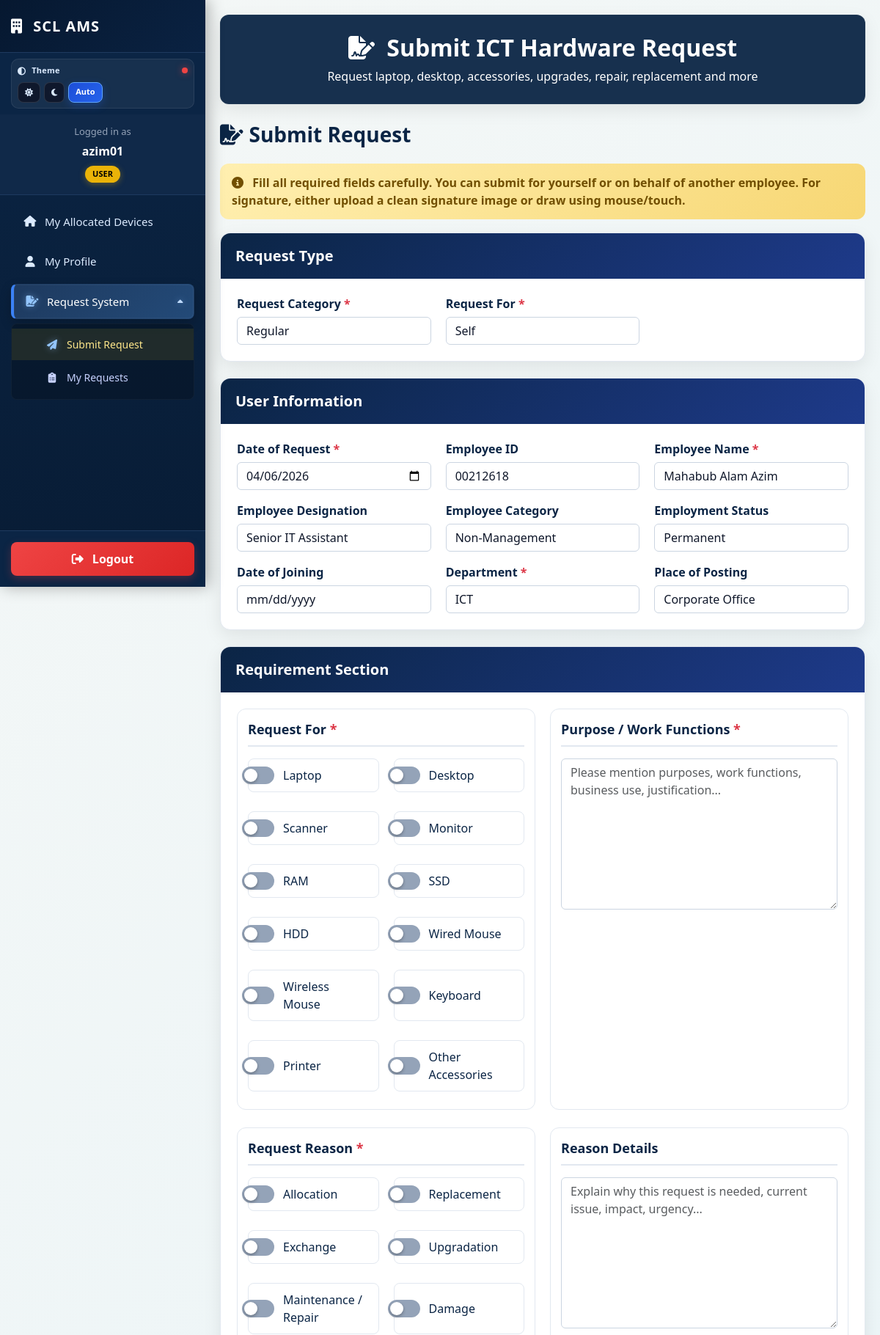
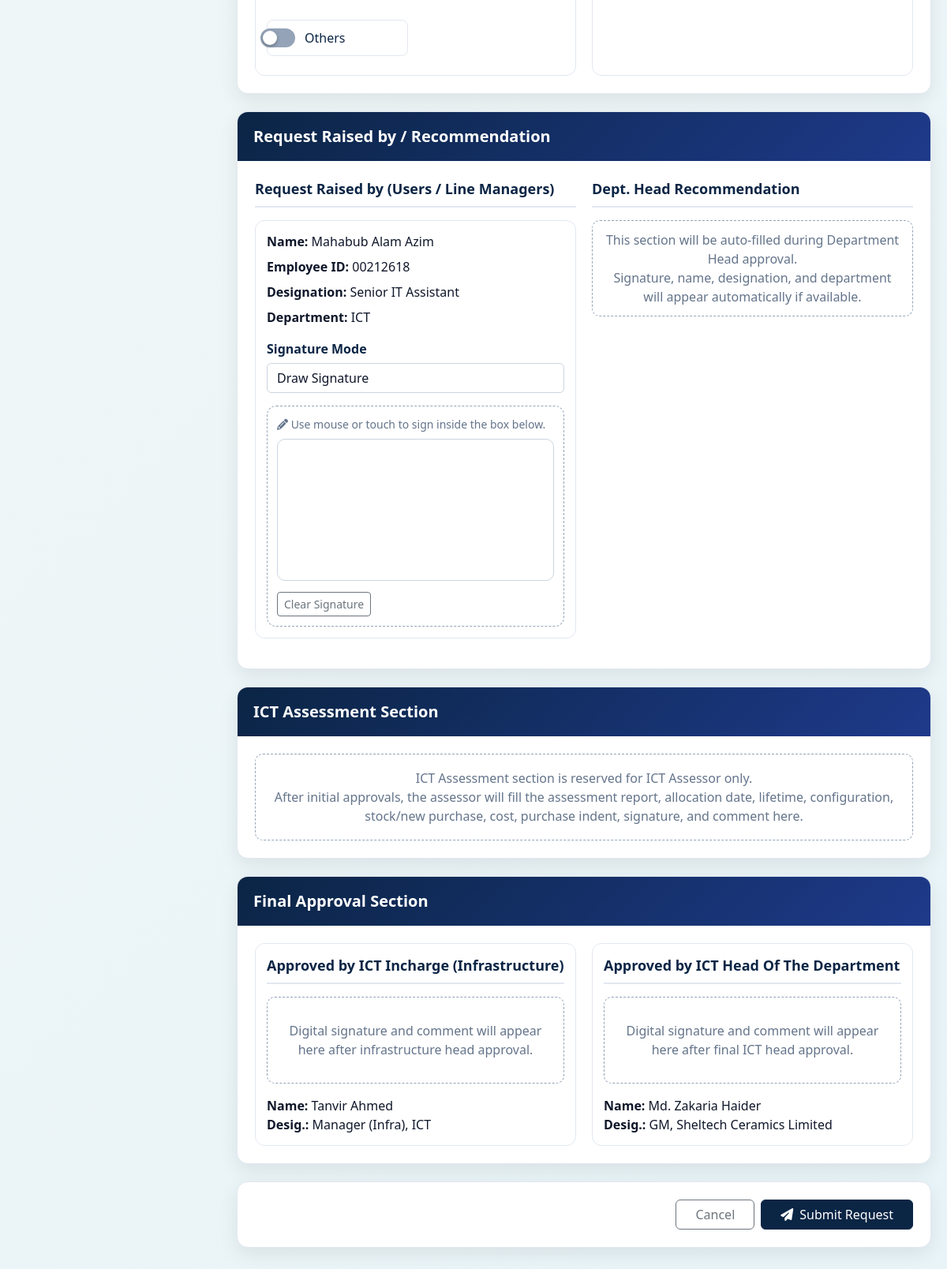
The app's page /submit_request.php (signed in) with its own data (2 pictures, top to bottom).
### tables this page shows
CREATE TABLE `users` (
  `id` int(11) NOT NULL AUTO_INCREMENT,
  `username` varchar(100) NOT NULL,
  `role` varchar(50) NOT NULL DEFAULT 'user',
  `email` varchar(100) NOT NULL,
  `password` varchar(255) NOT NULL,
  `department` varchar(100) DEFAULT NULL,
  `user_role` varchar(50) NOT NULL DEFAULT 'user',
  `full_name` varchar(150) DEFAULT NULL,
  `title` varchar(20) DEFAULT NULL,
  `phone` varchar(20) DEFAULT NULL,
  `designation` varchar(100) DEFAULT NULL,
  `place_of_posting` varchar(150) DEFAULT NULL,
  `employee_category` varchar(50) DEFAULT NULL,
  `employment_status` varchar(50) DEFAULT NULL,
  `date_of_joining` date DEFAULT NULL,
  `nid_company_id` varchar(50) DEFAULT NULL,
  `emergency_contact` varchar(20) DEFAULT NULL,
  `address` text DEFAULT NULL,
  `confirm_token` varchar(100) DEFAULT NULL,
  `confirm_token_expiry` datetime DEFAULT NULL,
  `token_created_at` datetime DEFAULT NULL,
  `created_at` timestamp NULL DEFAULT current_timestamp(),
  `last_login_ip` varchar(50) DEFAULT NULL,
  `allow_theme_control` tinyint(1) NOT NULL DEFAULT 0,
  `signature_type` varchar(20) DEFAULT NULL,
  `signature_file` varchar(255) DEFAULT NULL,
  `signature_draw` text DEFAULT NULL,
  `is_active` tinyint(1) NOT NULL DEFAULT 1,
  PRIMARY KEY (`id`),
  UNIQUE KEY `username` (`username`),
  UNIQUE KEY `email` (`email`)
);

CREATE TABLE `employees` (
  `id` int(11) NOT NULL AUTO_INCREMENT,
  `employee_id` varchar(50) NOT NULL,
  `employee_name` varchar(150) NOT NULL,
  `location` varchar(100) DEFAULT NULL,
  `email` varchar(150) NOT NULL,
  `designation` varchar(100) DEFAULT NULL,
  `department` varchar(100) DEFAULT NULL,
  `phone` varchar(20) DEFAULT NULL,
  `date_of_joining` date DEFAULT NULL,
  `employee_category` varchar(50) DEFAULT NULL,
  `employee_status` varchar(50) DEFAULT NULL,
  `created_at` timestamp NULL DEFAULT current_timestamp(),
  PRIMARY KEY (`id`),
  UNIQUE KEY `employee_id` (`employee_id`),
  UNIQUE KEY `email` (`email`)
);

### submit_request.php (the view, shortened to what the rows shown need)
<?php
require_once('header.php');
$username = $_SESSION['UserName'];
function h($value) {
    return htmlspecialchars((string)$value, ENT_QUOTES, 'UTF-8');
}
function format_emp_id($value) {
    $value = trim((string)$value);
    return str_pad($value, 8, '0', STR_PAD_LEFT);
}
$user_stmt = mysqli_prepare($conn, "SELECT id, username, full_name, nid_company_id, designation, department, email, phone, employee_category, employment_status, date_of_joining FROM users WHERE username = ? LIMIT 1");
mysqli_stmt_bind_param($user_stmt, "s", $username);
mysqli_stmt_execute($user_stmt);
$user_result = mysqli_stmt_get_result($user_stmt);
$logged_user = mysqli_fetch_assoc($user_result);
$self_place_of_posting = '';
if (!empty($logged_user['nid_company_id'])) {
    $emp_lookup_id = str_pad(trim((string)$logged_user['nid_company_id']), 8, '0', STR_PAD_LEFT);
    $emp_lookup_stmt = mysqli_prepare($conn, "SELECT location FROM employees WHERE employee_id = ? LIMIT 1");
    mysqli_stmt_bind_param($emp_lookup_stmt, "s", $emp_lookup_id);
    mysqli_stmt_execute($emp_lookup_stmt);
    $emp_lookup_result = mysqli_stmt_get_result($emp_lookup_stmt);
    $emp_lookup_row = mysqli_fetch_assoc($emp_lookup_result);
    if ($emp_lookup_row && !empty($emp_lookup_row['location'])) {
        $self_place_of_posting = $emp_lookup_row['location'];
    }
}
$body_extra_top = '
<link href="https://cdn.jsdelivr.net/npm/select2@4.1.0-rc.0/dist/css/select2.min.css" rel="stylesheet" />
';
?>
<form method="POST" enctype="multipart/form-data" id="requestForm">
    <div class="request-card">
        <div class="request-card-body">
            <div class="request-grid-three">
                <div>
                    <label class="label-title">Employee ID</label>
                    <input type="text" name="requested_for_emp_id" id="requested_for_emp_id" class="form-control bg-light" value="<?php echo h(format_emp_id($logged_user['nid_company_id'] ?? '')); ?>" readonly>
                </div>
                <div>
                    <label class="label-title">Employee Name <span class="text-danger">*</span></label>
                    <input type="text" name="requested_for_name" id="requested_for_name" class="form-control bg-light" value="<?php echo h($logged_user['full_name'] ?: $logged_user['username']); ?>" readonly required>
                </div>
                <div>
                    <label class="label-title">Employee Designation</label>
                    <input type="text" name="requested_for_designation" id="requested_for_designation" class="form-control bg-light" value="<?php echo h($logged_user['designation']); ?>" readonly>
                </div>
                <div>
                    <label class="label-title">Employee Category</label>
                    <input type="text" name="requested_for_category" id="requested_for_category" class="form-control bg-light" value="<?php echo h($logged_user['employee_category'] ?? 'N/A'); ?>" readonly>
                </div>
                <div>
                    <label class="label-title">Employment Status</label>
                    <input type="text" name="requested_for_status" id="requested_for_status" class="form-control bg-light" value="<?php echo h($logged_user['employment_status'] ?? 'N/A'); ?>" readonly>
                </div>
                <div>
                    <label class="label-title">Department <span class="text-danger">*</span></label>
                    <input type="text" name="requested_for_department" id="requested_for_department" class="form-control bg-light" value="<?php echo h($logged_user['department']); ?>" readonly required>
                </div>
                <div>
                    <label class="label-title">Place of Posting</label>
                    <input type="text" name="requested_for_place_posting" id="requested_for_place_posting" class="form-control bg-light" value="<?php echo h($self_place_of_posting); ?>" readonly>
                </div>
            </div>
        </div>
    </div>
    <div class="request-card">
        <div class="request-card-body">
            <div class="request-grid-two">
                <div>
                    <div class="preview-block mb-3">
                        <div class="mb-2"><strong>Name:</strong> <?php echo h($logged_user['full_name'] ?: $logged_user['username']); ?></div>
                        <div class="mb-2"><strong>Employee ID:</strong> <?php echo h($logged_user['nid_company_id'] ?? ''); ?></div>
                        <div class="mb-2"><strong>Designation:</strong> <?php echo h($logged_user['designation']); ?></div>
                        <div class="mb-3"><strong>Department:</strong> <?php echo h($logged_user['department']); ?></div>
                        <label class="label-title">Signature Mode</label>
                        <select class="form-select mb-3" id="signature_mode" name="signature_mode">
                            <option value="draw">Draw Signature</option>
                        </select>
                        <div id="draw_signature_wrap" class="signature-pad-wrap">
                            <div class="small text-muted mb-2"><i class="fas fa-pencil-alt"></i> Use mouse or touch to sign inside the box below.</div>
                            <canvas id="signature-pad" class="signature-canvas"></canvas>
                            <div class="d-flex gap-2 mt-2">
                            </div>
                        </div>
                    </div>
                </div>
            </div>
        </div>
    </div>
</form>
<script>
    const canvas = document.getElementById('signature-pad');
    const clearBtn = document.getElementById('clear-signature');
    const hiddenInput = document.getElementById('signature_draw_data');
    if (!canvas) return;
    const ctx = canvas.getContext('2d');
    let drawing = false;
    function setupCanvas() {
        const rect = canvas.getBoundingClientRect();
        const ratio = Math.max(window.devicePixelRatio || 1, 1);
        canvas.width = rect.width * ratio;
        canvas.height = 180 * ratio;
        ctx.setTransform(1, 0, 0, 1, 0, 0);
        ctx.scale(ratio, ratio);
        ctx.lineWidth = 2;
        ctx.lineCap = 'round';
        ctx.strokeStyle = '#111827';
        ctx.fillStyle = '#ffffff';
        ctx.fillRect(0, 0, rect.width, 180);
    }
    function getPos(e) {
        const rect = canvas.getBoundingClientRect();
        if (e.touches && e.touches.length > 0) {
            return {
                x: e.touches[0].clientX - rect.left,
                y: e.touches[0].clientY - rect.top
            };
        }
        return {
            x: e.clientX - rect.left,
            y: e.clientY - rect.top
        };
    }
    function startDraw(e) {
        drawing = true;
        const pos = getPos(e);
        ctx.beginPath();
        ctx.moveTo(pos.x, pos.y);
        e.preventDefault();
    }
    function draw(e) {
        if (!drawing) return;
        const pos = getPos(e);
        ctx.lineTo(pos.x, pos.y);
        ctx.stroke();
        hiddenInput.value = canvas.toDataURL('image/png');
        e.preventDefault();
    }
    function endDraw() {
        if (!drawing) return;
        drawing = false;
        hiddenInput.value = canvas.toDataURL('image/png');
    }
    clearBtn.addEventListener('click', function() {
        setupCanvas();
        hiddenInput.value = '';
    });
    canvas.addEventListener('mousedown', startDraw);
    canvas.addEventListener('mousemove', draw);
    window.addEventListener('mouseup', endDraw);
    canvas.addEventListener('touchstart', startDraw, {passive: false});
    canvas.addEventListener('touchmove', draw, {passive: false});
    canvas.addEventListener('touchend', endDraw);
    setupCanvas();
    window.addEventListener('resize', setupCanvas);
</script>
<?php
require_once('layout_inventory.php');
?>

### records on screen
users: requested_for_emp_id "00212618", requested_for_name "Mahabub Alam Azim", requested_for_designation "Senior IT Assistant", requested_for_category "Non-Management", requested_for_status "Permanent", requested_for_department "ICT", full_name "Mahabub Alam Azim", nid_company "00212618", designation "Senior IT Assistant", department "ICT"
employees: requested_for_place_posting "Corporate Office"

### other values on screen
$username "azim01"
$user_role_raw "USER"
$page_header_title "Submit ICT Hardware Request"
$page_header_subtitle "Request laptop, desktop, accessories, upgrades, repair, replacement and more"
$page_top_title "Submit Request"
